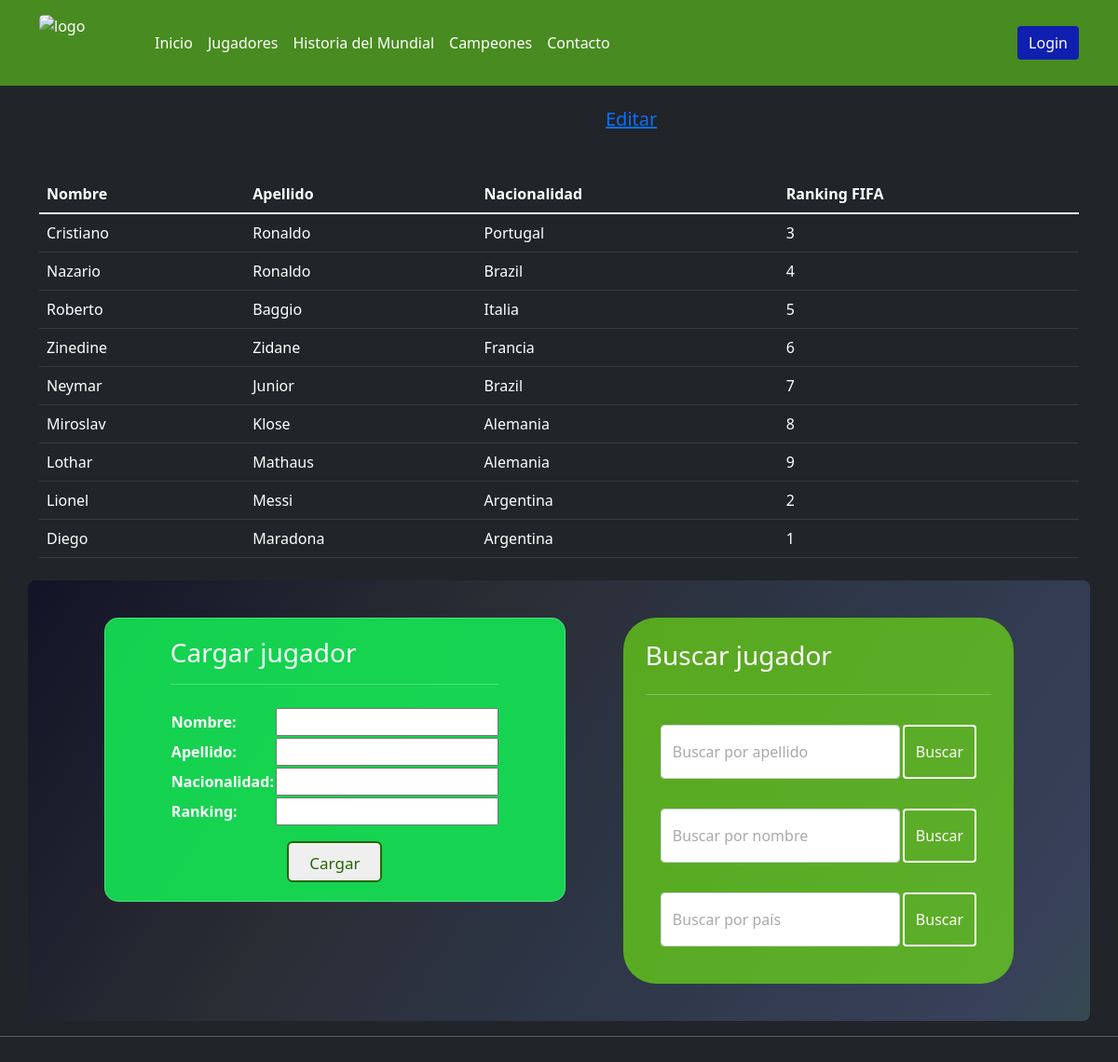
Page /persona on the committed database.
### Personas/models.py (models this page shows, shortened)
class Persona(models.Model):
    nombre=models.CharField(max_length=255)
    apellido=models.CharField(max_length=255)
    nacionalidad=models.CharField(max_length=255)
    ranking=models.IntegerField()

### Personas/views.py (the view)
# urls.py: path('persona', persona, name="Persona"),
def persona(request):
    jugadores = Persona.objects.all()
    if request.method == 'POST':
        formularioPersona = PersonaFormulario(request.POST)
        print(formularioPersona)
        if formularioPersona.is_valid():
            informacion = formularioPersona.cleaned_data
            persona = Persona(nombre=informacion['nombre'], apellido=informacion['apellido'], nacionalidad=informacion['nacionalidad'], ranking=informacion['ranking'])
            persona.save()
            return render(request, "Personas/persona.html", {"jugadores":jugadores}) #agregar un gracias por cargar
    else:
        formularioPersona = PersonaFormulario()
    return render(request, "Personas/persona.html", {"formularioPersona":formularioPersona, "jugadores":jugadores})

### Personas/forms.py
class PersonaFormulario(forms.Form):
    nombre=forms.CharField()
    apellido=forms.CharField()
    nacionalidad=forms.CharField()
    ranking=forms.IntegerField()

### Personas/templates/Personas/persona.html (shortened to what this page needs)
{% extends "Personas/padre.html" %}
{% load static %}
{% block contenidoQueCambia %}
<br>
<h5 style="text-indent: 650px;">
    <a href="{% url 'leerPersonas' %}">Editar</a>
</h5>
    <div class="container mt-5">
        <table class="table table-dark table-hover">
            <thead>
                <th>
                    Nombre
                </th>
                <th>
                    Apellido
                </th>
                <th>
                    Nacionalidad
                </th>
                <th>
                    Ranking FIFA
                </th>
            </thead>
            <tbody>
                {% for jugador in jugadores %}
                    <tr>
                        <td>
                            {{jugador.nombre}}
                        </td>
                        <td>
                            {{jugador.apellido}}
                        </td>
                        <td>
                            {{jugador.nacionalidad}}
                        </td>
                        <td>
                            {{jugador.ranking}}
                        </td>
                    </tr>
                {% endfor %}
            </tbody>
        </table>
    </div>
    <div class="container mt-4 d-flex flex-row justify-content-evenly  align-items-start buscaYcarga">
        <div class="d-flex flex-column align-items-center justify-content-center formCargaJugadores">
                    <form action="" method="POST" class="">{% csrf_token %}
                        <h3 class="mb-1">Cargar jugador</h3>
                        <hr class="mb-4">
                            <table class="">
                                <div class="formulario_inputs">
                                    {{ formularioPersona.as_table }}
                                </div>
                            </table>
                            <div class="col-12 d-flex justify-content-center">
                                <button type="submit" class="mt-3 btnCargar">Cargar</button>
                            </div>
                    </form>
                </div>
    <div class="d-flex flex-column formBuscaJugadores p-4">
            <h3>Buscar jugador</h3>
            <hr>
            <form action="{% url 'buscar' %}" method="GET" class="d-flex flex-row-reverse p-3 cuadroBusqueda">
                <div class="d-flex flex-row form-floating">
                    <input type="text" name="apellido" id="floatingInput" class="form-control" placeholder="Buscar por apellido">
                    <label for="floatingInput" style="color:darkgray">Buscar por apellido</label>
                    <button type="submit" class="btn btn-outline-primary btnBuscar">Buscar</button>
                </div>
            </form>
            <form action="{% url 'buscaNombre' %}" method="GET" class="d-flex flex-row-reverse p-3 cuadroBusquedaNombre">
                <div class="d-flex flex-row form-floating">
                    <input type="text" name="nombre" id="floatingInput" class="form-control" placeholder="Buscar por nombre">
                    <label for="floatingInput" style="color:darkgray">Buscar por nombre</label>
                    <button type="submit" class="btn btn-outline-primary btnBuscar">Buscar</button>
                </div>
            </form>
            <form action="{% url 'buscaPais' %}" method="GET" class="d-flex flex-row-reverse p-3 cuadroBusquedaPais">
                <div class="d-flex flex-row form-floating">
                    <input type="text" name="nacionalidad" id="floatingInput" class="form-control" placeholder="Buscar por país">
                    <label for="floatingInput" style="color:darkgray">Buscar por país</label>
                    <button type="submit" class="btn btn-outline-primary btnBuscar">Buscar</button>
                </div>
            </form>
    </div>
</div>
{% endblock %}

### Personas/static/Personas/css/style.css (style rules this page uses)
html { margin: 0; padding: 0; box-sizing: border-box; }
body { height: 100vh; color: white; overflow-x: hidden; }
table { position: relative; }
.formCargaJugadores { position: relative; border: 1px solid rgba(255, 255, 255, 0.247); width: 45%; padding: 20px; background-color: rgba(21, 233, 85, 0.89); border-radius: 15px; }
.buscaYcarga { position: relative; padding: 40px 20px; border-radius: 8px; background: rgb(29, 87, 2); background: linear-gradient(124deg, rgba(2,0,36,0.4738270308123249) 0%, rgba(56,56,69,0.40940126050420167) 35%, rgba(58,72,102,0.45702030812324934) 57%, rgba(81,95,142,0.4822303921568627) 92%, rgba(74,113,121,0.48783263305322133) 100%); }
.btnCargar { --color: #236604; font-family: inherit; display: inline-block; width: 6em; height: 2.6em; line-height: 2.5em; position: relative; right: 0; left: 0; margin: auto; overflow: hidden; border: 2px solid var(--color); transition: color .5s; z-index: 1; font-size: 17px; border-radius: 6px; font-weight: 500; color: var(--color); }
.btnCargar:before { content: ""; position: absolute; z-index: -1; background: var(--color); height: 150px; width: 200px; border-radius: 50%; }
.btnCargar:before { top: 100%; left: 100%; transition: all .7s; }
.btnBuscar { margin-left: 3px; border: 2px solid white; color:white; }
.formBuscaJugadores { border-radius: 35px; background-color: rgba(114, 235, 16, 0.644); }

### rows in the picture
Persona: nombre "Cristiano", apellido "Ronaldo", nacionalidad "Portugal", ranking "3"
Persona: nombre "Nazario", apellido "Ronaldo", nacionalidad "Brazil", ranking "4"
Persona: nombre "Roberto", apellido "Baggio", nacionalidad "Italia", ranking "5"
Persona: nombre "Zinedine", apellido "Zidane", nacionalidad "Francia", ranking "6"
Persona: nombre "Neymar", apellido "Junior", nacionalidad "Brazil", ranking "7"
Persona: nombre "Miroslav", apellido "Klose", nacionalidad "Alemania", ranking "8"
Persona: nombre "Lothar", apellido "Mathaus", nacionalidad "Alemania", ranking "9"
Persona: nombre "Lionel", apellido "Messi", nacionalidad "Argentina", ranking "2"
Persona: nombre "Diego", apellido "Maradona", nacionalidad "Argentina", ranking "1"
